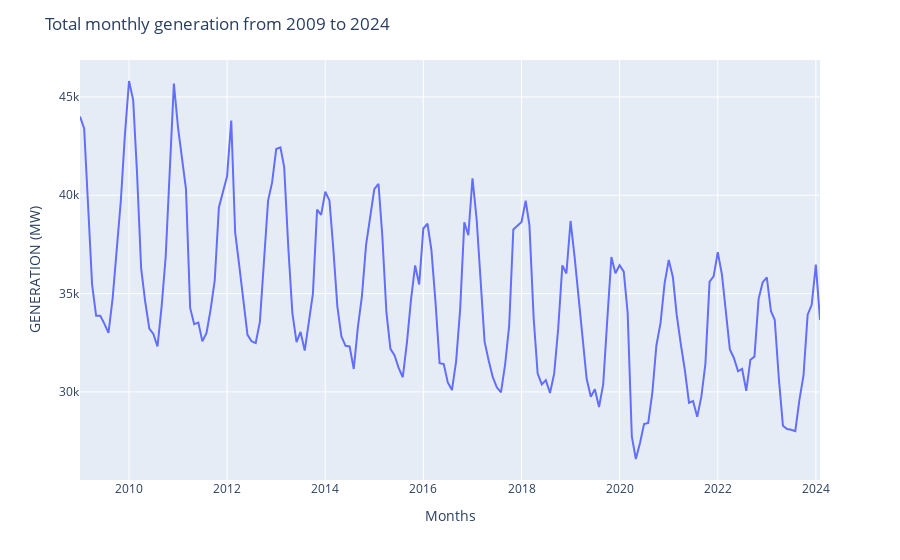

Notebook cell for this chart:
### Code cell
#re-plotting monthly generation averages across the years
fig = px.line(g_monthly, x=g_monthly.index, y='GENERATION',)
fig.update_layout(
    yaxis_title="GENERATION (MW)", 
    xaxis_title="Months",
    legend_title="", 
    title="Total monthly generation from 2009 to 2024"
)
fig.show();

### Figure 1 — Plotly figure (JSON) as saved in the notebook; plotly's stock layout.template omitted (floating-point values rounded to 4 significant figures; data arrays with more than 128 entries replaced by an {"elided": "..."} marker saying what was removed)
{"data": [{"hovertemplate": "DATETIME=%{x}<br>GENERATION=%{y}<extra></extra>", "legendgroup": "", "line": {"color": "#636efa", "dash": "solid"}, "marker": {"symbol": "circle"}, "mode": "lines", "name": "", "orientation": "v", "showlegend": false, "type": "scatter", "x": {"elided": "182 str values"}, "xaxis": "x", "y": {"elided": "182 float values"}, "yaxis": "y"}], "layout": {"legend": {"title": {"text": ""}, "tracegroupgap": 0}, "margin": {"t": 60}, "title": {"text": "Total monthly generation from 2009 to 2024"}, "xaxis": {"anchor": "y", "domain": [0, 1], "title": {"text": "Months"}}, "yaxis": {"anchor": "x", "domain": [0, 1], "title": {"text": "GENERATION (MW)"}}}}
